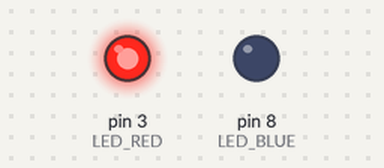
A sketch run on a simulated Arduino Uno, built with avr-gcc and run on an emulated ATmega328P. Shown: output pins drawn as LEDs (lit = HIGH).

Above: at 0.02 s.
At 1.32 s:
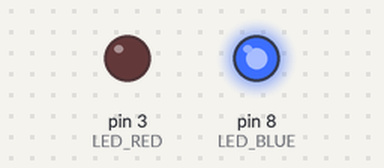
At 2.72 s:
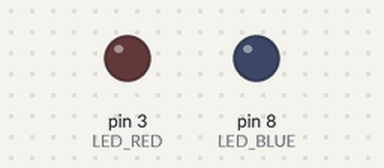
Timing chart, 0 to 3.0 s (numbered marks = the images above):
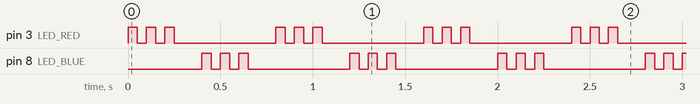

The sketch:

05_Siren.ino
```cpp
// 아두이노 우노: LED 2개로 경찰차 사이렌처럼 번갈아 깜빡이기
const int LED_RED  = 3;   // 빨간 LED 핀
const int LED_BLUE = 8;   // 파란 LED 핀

const int FLASH_COUNT = 3;  // 한쪽이 연속으로 깜빡이는 횟수
const int FLASH_ON    = 50; // 켜져 있는 시간(ms)
const int FLASH_OFF   = 50; // 꺼져 있는 시간(ms)

void setup()
{
  pinMode(LED_RED, OUTPUT);
  pinMode(LED_BLUE, OUTPUT);
}

// 지정한 LED를 빠르게 여러 번 깜빡이는 함수
void flash(int pin)
{
  for (int i = 0; i < FLASH_COUNT; i++)
  {
    digitalWrite(pin, HIGH);
    delay(FLASH_ON);
    digitalWrite(pin, LOW);
    delay(FLASH_OFF);
  }
}

void loop()
{
  flash(LED_RED);   // 빨간 LED 3번 깜빡
  delay(100);       // 잠깐 쉬기
  flash(LED_BLUE);  // 파란 LED 3번 깜빡
  delay(100);
}
```

Measured:
- by itself, pin 3 (LED_RED), pin 8 (LED_BLUE): repeats every 0.80 s: 2 × (LOW 0.05 s, HIGH 0.05 s), LOW 0.55 s, HIGH 0.05 s
